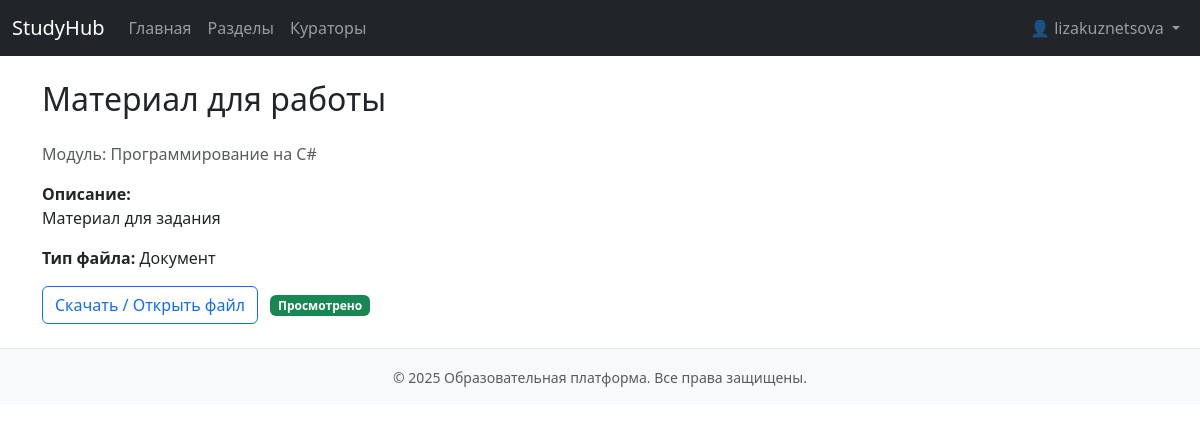
/materials/1/ (signed in), run on the app's committed database.
### app/models.py (models this page shows, shortened)
class Users(AbstractBaseUser, PermissionsMixin):
    first_name = models.CharField(max_length=100, verbose_name="Имя", blank=True)
    last_name = models.CharField(max_length=100, verbose_name="Фамилия", blank=True)
    middle_name = models.CharField(max_length=100, verbose_name="Отчество", blank=True)
    username = models.CharField(max_length=150, unique=True)
    password = models.CharField(max_length=255)
    is_active = models.BooleanField(default=True)
    is_staff = models.BooleanField(default=False)
    is_superuser = models.BooleanField(default=False)
    last_login = models.DateTimeField(null=True, blank=True)
    date_joined = models.DateTimeField(auto_now_add=True)
    createdat = models.DateTimeField(auto_now_add=True)
    groups = models.ManyToManyField(Group, related_name='customuser_set', blank=True)
    user_permissions = models.ManyToManyField(Permission, related_name='customuser_permissions', blank=True)
    favorites = models.ManyToManyField('Program', related_name='favorited_by', blank=True)
    USERNAME_FIELD = 'username'
    objects = UserManager()
    class Meta:
        db_table = 'users'

class Material(models.Model):
    module = models.ForeignKey(Module, on_delete=models.CASCADE, related_name='materials')
    title = models.CharField(max_length=200)
    file = models.FileField(upload_to='materials/')
    description = models.TextField()
    file_type = models.CharField(
        max_length=20,
        choices=[('pdf', 'PDF'), ('video', 'Видео'), ('doc', 'Документ'), ('other', 'Другое')],
        default='pdf'
    )

class Module(models.Model):
    name = models.CharField(max_length=100)
    description = models.TextField()
    section = models.ForeignKey(Section, on_delete=models.CASCADE, related_name='modules')

### app/views.py (the view)
# urls.py: path('materials/<int:pk>/', views.material_detail, name='material_detail'),
@login_required
def material_detail(request, pk):
    material = get_object_or_404(Material, pk=pk)
    if is_participant(request.user):
        viewed, _ = MaterialProgress.objects.get_or_create(user=request.user, material=material)
    else:
        viewed = None  # неважно для куратора
    return render(request, 'material_detail.html', {
        'material': material,
        'viewed': viewed,
        'is_curator': is_curator(request.user),
    })

### app/context_processors.py (called while the page is built)
def user_roles(request):
    if not request.user.is_authenticated:
        return {
            'is_admin': False,
            'is_curator': False,
            'is_user': False,
        }
    is_admin_user = request.user.is_superuser or request.user.groups.filter(name='Администратор').exists()
    is_curator_user = False
    is_participant_user = False
    if not is_admin_user:
        is_curator_user = request.user.groups.filter(name='Куратор').exists()
        if not is_curator_user:
            is_participant_user = request.user.groups.filter(name='Пользователь').exists()
    return {
        'is_admin': is_admin_user,
        'is_curator': is_curator_user,
        'is_user': is_participant_user,
    }

### app/views.py (called while the page is built)
def in_group(user, name): return user.groups.filter(name=name).exists()

def is_participant(user): return in_group(user, 'Пользователь')

def is_curator(user): return in_group(user, 'Куратор')

### app/templates/material_detail.html (shortened to what this page needs)
{% extends 'base.html' %}
{% block content %}
<h2 class="mb-4">{{ material.title }}</h2>
<p class="text-muted">Модуль: {{ material.module.name }}</p>
<div class="mb-3">
    <strong>Описание:</strong>
    <p>{{ material.description }}</p>
</div>
<div class="mb-3">
    <strong>Тип файла:</strong> {{ material.get_file_type_display }}
</div>
<a href="{{ material.file.url }}" class="btn btn-outline-primary" target="_blank">Скачать / Открыть файл</a>
{% if not is_curator %}
    {% if viewed %}
        <span class="badge bg-success ms-2">Просмотрено</span>
    {% else %}
        <a href="{% url 'mark_material_viewed' material.id %}" class="btn btn-outline-success ms-2">Пометить как прочитано</a>
    {% endif %}
{% endif %}
{% endblock %}

### app/templates/header.html (shortened to what this page needs)
<nav class="navbar navbar-expand-lg navbar-dark bg-dark">
    <div class="container-fluid">
      <a class="navbar-brand" href="{% url 'index' %}">StudyHub</a>
      <div class="collapse navbar-collapse" id="navbarNav">
        <ul class="navbar-nav me-auto">
          {% if user.is_authenticated %}
            <li class="nav-item"><a class="nav-link" href="{% url 'index' %}">Главная</a></li>
            <li class="nav-item"><a class="nav-link" href="{% url 'sections' %}">Разделы</a></li>
            <li class="nav-item"><a class="nav-link" href="{% url 'curators' %}">Кураторы</a></li>
          {% endif %}
        </ul>
        <ul class="navbar-nav">
          {% if user.is_authenticated %}
            <li class="nav-item dropdown">
              <a class="nav-link dropdown-toggle" href="#" id="profileDropdown" role="button" data-bs-toggle="dropdown" aria-expanded="false">
                👤 {{ user.get_full_name|default:user.username }}
              </a>
            </li>
          {% else %}
            <li class="nav-item"><a class="nav-link" href="{% url 'login' %}">Войти</a></li>
            <li class="nav-item"><a class="nav-link" href="{% url 'register' %}">Регистрация</a></li>
          {% endif %}
        </ul>
      </div>
    </div>
  </nav>

### data on the page
Users: get_full_name "lizakuznetsova"
Material: title "Материал для работы", module.name "Программирование на C#", description "Материал для задания", file_type "Документ"

### other printed values
{{ year|default:2025 }} "2025"
